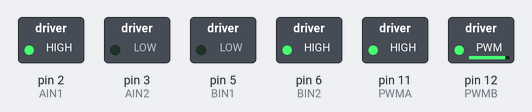
Simulated run of this sketch. Board: Arduino Mega 2560, built with avr-gcc and run on an emulated ATmega2560. On the bench: switched loads named in the sketch (green lamp = pin HIGH).

Above: at 0.1 s.
Timing chart, 0 to 1.6 s (numbered marks = the images above):
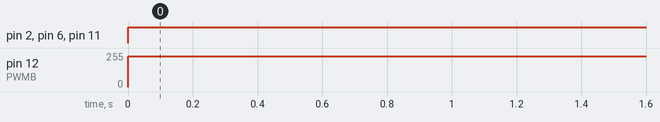

The sketch:

motor.ino
```cpp
int PWMA = 11;
int PWMB = 12;
int AIN1 = 2;
int AIN2 = 3;
int BIN1 = 5;
int BIN2 = 6;
int speed = 255;
float adjustConstant = speed / 5;

enum class CarState
{
  None = 0, Forward, RotateLeft1, RotateLeft2, RotateRight1, RotateRight2
};

CarState currentState = CarState::Forward;

void setup() {
    pinMode(PWMA, OUTPUT);
    pinMode(PWMB, OUTPUT);
    pinMode(AIN1, OUTPUT);
    pinMode(AIN2, OUTPUT);
    pinMode(BIN1, OUTPUT);
    pinMode(BIN2, OUTPUT);
    Serial.begin(9600);
}


void MoveWheel(int leftSpeed, int rightSpeed)
{
  if (leftSpeed > 0)
  {
    digitalWrite(BIN1, HIGH);
    digitalWrite(BIN2, LOW);
    analogWrite(PWMB, leftSpeed);
  }
  else
  {
    digitalWrite(BIN1, LOW);
    digitalWrite(BIN2, HIGH);
    analogWrite(PWMB, -leftSpeed);
  }


  if (rightSpeed > 0)
  {
    digitalWrite(AIN1, LOW);
    digitalWrite(AIN2, HIGH);
    analogWrite(PWMA, rightSpeed);
  }
  else
  {
    digitalWrite(AIN1, HIGH);
    digitalWrite(AIN2, LOW);
    analogWrite(PWMA, -rightSpeed);
  }
}

int r1, r2, r3, r4, r5;

void ReadPinValue()
{
  r1 = digitalRead(32);
  r2 = digitalRead(34);
  r3 = digitalRead(36);
  r4 = digitalRead(38);
  r5 = digitalRead(40);
}

int GetOffsetValue()
{
  return (r1 * -4 + r2 * -1 + r4 * 1 + r5 * 4) / (r1 + r2 + r3 + r4 + r5);
}

bool ReachNode()
{
  return r1 & r2 & r3 & r4 & r5;
}

bool MeetRoute()
{
  return r1 | r2 | r3 | r4 | r5;
}

int oldTime = 0, currentTime = 0;

float GetDeltaTime()
{
   oldTime = currentTime;
   currentTime = millis();
   return 0.001 * (currentTime - oldTime);
}
float leftWheelSpeed = 100.0, rightWheelSpeed = 100.0;

bool x = false;
void loop()
{
  MoveWheel(-230,-255);
  return;


  if (x)
  MoveWheel(255, 100);
  else
  MoveWheel(255,255);
  x = !x;
  delay(1000);
  return;
  ReadPinValue();

  float offset = GetOffsetValue() * adjustConstant;// * GetDeltaTime();
  if (offset > 0)
  {
    leftWheelSpeed = speed;
    rightWheelSpeed = speed - offset;
  }
  else
  {
    rightWheelSpeed = speed;
    leftWheelSpeed = speed + offset;
  }
  leftWheelSpeed *= 0.85;
  MoveWheel(leftWheelSpeed, rightWheelSpeed);


  delay(1);
}
```

Measured:
- by itself, pin 2 (AIN1), pin 6 (BIN2), pin 11 (PWMA): LOW → HIGH at 0.00 s
- by itself, pin 12 (PWMB): 0/255 → 230/255 at 0.00 s
